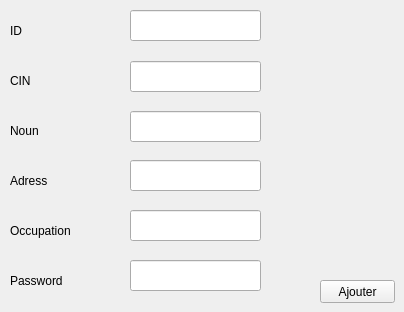
     <widget class="QWidget" name="tab_7">
      <attribute name="title">
       <string>ajouter</string>
      </attribute>
      <widget class="QLineEdit" name="le_id">
       <property name="geometry">
        <rect>
         <x>130</x>
         <y>10</y>
         <width>131</width>
         <height>31</height>
        </rect>
       </property>
      </widget>
      <widget class="QLineEdit" name="le_nom">
       <property name="geometry">
        <rect>
         <x>130</x>
         <y>111</y>
         <width>131</width>
         <height>31</height>
        </rect>
       </property>
      </widget>
      <widget class="QLineEdit" name="le_mdp">
       <property name="geometry">
        <rect>
         <x>130</x>
         <y>260</y>
         <width>131</width>
         <height>31</height>
        </rect>
       </property>
      </widget>
      <widget class="QLabel" name="label_4">
       <property name="geometry">
        <rect>
         <x>10</x>
         <y>260</y>
         <width>101</width>
         <height>41</height>
        </rect>
       </property>
       <property name="text">
        <string>Password</string>
       </property>
      </widget>
      <widget class="QLabel" name="label_3">
       <property name="geometry">
        <rect>
         <x>10</x>
         <y>110</y>
         <width>91</width>
         <height>41</height>
        </rect>
       </property>
       <property name="text">
        <string>Noun</string>
       </property>
      </widget>
      <widget class="QLabel" name="label">
       <property name="geometry">
        <rect>
         <x>10</x>
         <y>10</y>
         <width>81</width>
         <height>41</height>
        </rect>
       </property>
       <property name="text">
        <string>ID</string>
       </property>
      </widget>
      <widget class="QLineEdit" name="le_cin">
       <property name="geometry">
        <rect>
         <x>130</x>
         <y>61</y>
         <width>131</width>
         <height>31</height>
        </rect>
       </property>
      </widget>
      <widget class="QLabel" name="label_2">
       <property name="geometry">
        <rect>
         <x>10</x>
         <y>60</y>
         <width>91</width>
         <height>41</height>
        </rect>
       </property>
       <property name="text">
        <string>CIN</string>
       </property>
      </widget>
      <widget class="QLineEdit" name="le_occupation">
       <property name="geometry">
        <rect>
         <x>130</x>
         <y>210</y>
         <width>131</width>
         <height>31</height>
        </rect>
       </property>
      </widget>
      <widget class="QLabel" name="label_6">
       <property name="geometry">
        <rect>
         <x>10</x>
         <y>160</y>
         <width>91</width>
         <height>41</height>
        </rect>
       </property>
       <property name="text">
        <string>Adress</string>
       </property>
      </widget>
      <widget class="QLineEdit" name="le_adresse">
       <property name="geometry">
        <rect>
         <x>130</x>
         <y>160</y>
         <width>131</width>
         <height>31</height>
        </rect>
       </property>
       <property name="text">
        <string/>
       </property>
      </widget>
      <widget class="QLabel" name="label_5">
       <property name="geometry">
        <rect>
         <x>10</x>
         <y>210</y>
         <width>121</width>
         <height>41</height>
        </rect>
       </property>
       <property name="text">
        <string>Occupation</string>
       </property>
      </widget>
      <widget class="QPushButton" name="pb_ajouter">
       <property name="geometry">
        <rect>
         <x>320</x>
         <y>280</y>
         <width>75</width>
         <height>23</height>
        </rect>
       </property>
       <property name="text">
        <string>Ajouter</string>
       </property>
      </widget>
     </widget>
